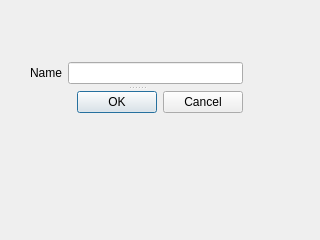
<?xml version="1.0" encoding="UTF-8"?>
<ui version="4.0">
 <class>Dialog</class>
 <widget class="QDialog" name="Dialog">
  <property name="geometry">
   <rect>
    <x>0</x>
    <y>0</y>
    <width>320</width>
    <height>240</height>
   </rect>
  </property>
  <property name="windowTitle">
   <string>Dialog</string>
  </property>
  <widget class="QSplitter" name="splitter">
   <property name="geometry">
    <rect>
     <x>30</x>
     <y>60</y>
     <width>213</width>
     <height>55</height>
    </rect>
   </property>
   <property name="orientation">
    <enum>Qt::Vertical</enum>
   </property>
   <widget class="QWidget" name="">
    <layout class="QHBoxLayout" name="horizontalLayout_2">
     <item>
      <widget class="QLabel" name="label_name">
       <property name="text">
        <string>Name</string>
       </property>
      </widget>
     </item>
     <item>
      <widget class="QLineEdit" name="lineEdit_name"/>
     </item>
    </layout>
   </widget>
   <widget class="QWidget" name="">
    <layout class="QHBoxLayout" name="horizontalLayout">
     <item>
      <spacer name="horizontalSpacer">
       <property name="orientation">
        <enum>Qt::Horizontal</enum>
       </property>
       <property name="sizeHint" stdset="0">
        <size>
         <width>40</width>
         <height>20</height>
        </size>
       </property>
      </spacer>
     </item>
     <item>
      <widget class="QPushButton" name="Button_ok">
       <property name="text">
        <string>OK</string>
       </property>
      </widget>
     </item>
     <item>
      <widget class="QPushButton" name="Button_cancel">
       <property name="text">
        <string>Cancel</string>
       </property>
      </widget>
     </item>
    </layout>
   </widget>
  </widget>
 </widget>
 <resources/>
 <connections>
  <connection>
   <sender>Button_ok</sender>
   <signal>clicked()</signal>
   <receiver>Dialog</receiver>
   <slot>accept()</slot>
   <hints>
    <hint type="sourcelabel">
     <x>119</x>
     <y>110</y>
    </hint>
    <hint type="destinationlabel">
     <x>84</x>
     <y>198</y>
    </hint>
   </hints>
  </connection>
  <connection>
   <sender>Button_cancel</sender>
   <signal>clicked()</signal>
   <receiver>Dialog</receiver>
   <slot>reject()</slot>
   <hints>
    <hint type="sourcelabel">
     <x>207</x>
     <y>101</y>
    </hint>
    <hint type="destinationlabel">
     <x>197</x>
     <y>190</y>
    </hint>
   </hints>
  </connection>
 </connections>
</ui>
